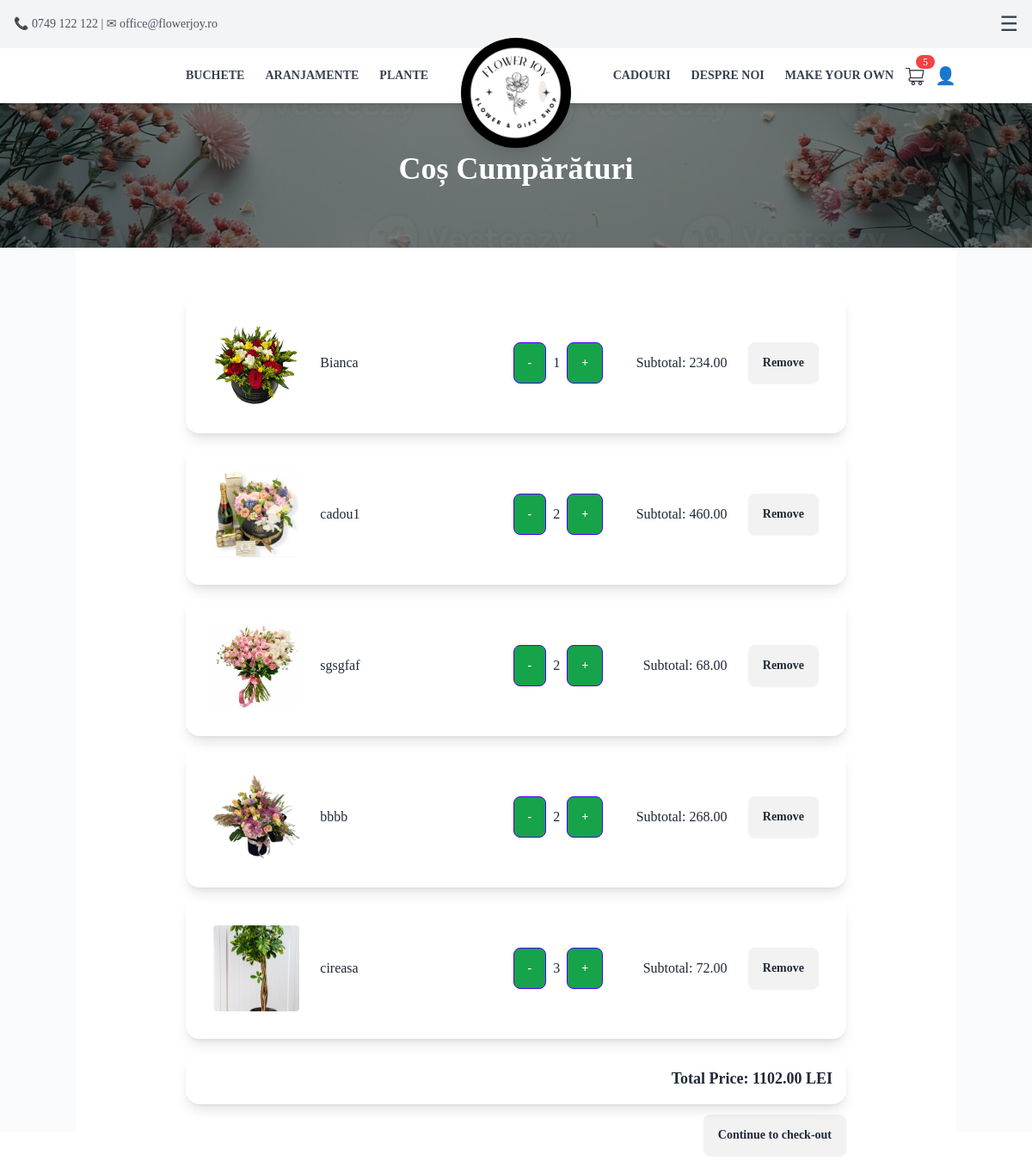
Page /cart/ on the committed database.
### App/models.py (models this page shows, shortened)
class CartItem(models.Model):
    user = models.ForeignKey(User, on_delete=models.CASCADE, null=True, blank=True)
    session_id = models.CharField(max_length=255, null=True, blank=True) # Store session ID for anonymous users
    product = models.ForeignKey(Product, on_delete=models.CASCADE)
    quantity = models.PositiveIntegerField(default=1)
    def total_price(self):
        return self.product.price * self.quantity

class Product(models.Model):
    name = models.CharField(max_length=100)
    description = models.TextField()
    category = models.CharField(max_length=100, default="General")
    price = models.DecimalField(max_digits=10, decimal_places=2)
    image = models.ImageField(upload_to="Pictures/")  # Stores images in 'media/Pictures/'
    created_at = models.DateTimeField(auto_now_add=True)

### App/views.py (the view)
# urls.py: path('cart/', cart_view, name='cart'),
def cart_view(request):
    if request.user.is_authenticated:
        cart_items = CartItem.objects.filter(user=request.user)
    else:
        session_id = request.session.session_key
        if not session_id:
            request.session.create()
            session_id = request.session.session_key
        cart_items = CartItem.objects.filter(session_id=session_id)
    total_price = sum(item.total_price() for item in cart_items)
    context = {
        'cart_items': cart_items,
        'total_price': total_price
    }
    return render(request, 'cart.html', context)

### App/templates/partials/cart.html (shortened to what this page needs)
{% extends 'base.html' %}
{% block content %}
<section class="relative w-full h-72 bg-cover bg-center" style="background-image: url('/static/bannerCart.jpg');">
    <div class="container mx-auto px-4 py-16 relative z-10 text-white">
        <h1 class="text-4xl font-bold text-center mt-28">Coș Cumpărături</h1>
    </div>
</section>
<div class="container mx-auto px-4 py-8 bg-white">
    {% if cart_items %}
    <div class="container mt-5 max-w-3xl mx-auto">
        {% for cart_item in cart_items %}
        <div id="cart-item-{{ cart_item.id }}" class="card mb-3 shadow-lg">
            <div hx-target="this" hx-swap="innerHTML">
                {% include 'partials/cart_item.html' with cart_item=cart_item %}
            </div>
        </div>
        {% endfor %}
        <div id="total-price-container" class="card shadow-lg p-4 mt-4 text-right">
            <p class="text-lg font-semibold">Total Price: <span id="total-price">{{ total_price }}</span> LEI</p>
        </div>
        <a href=" {% url 'checkout' %} " class="btn btn-warning b-sm mt-3 mb-5 float-right">Continue to check-out</a>
    {% endif %}
    </div>
</div>
{% endblock %}

### App/templates/base.html (shortened to what this page needs)
{% load static %}
<!DOCTYPE html>
<html lang="en">
<head>
    <link href="{% static 'output.css' %}" rel="stylesheet">
    <script src="https://cdn.tailwindcss.com"></script>
</head>
<body class="bg-gray-50 font-serif">
    {% include 'partials/navbar.html' %}
    {% block content %}
    {% endblock %}
</body>

### App/templates/partials/navbar.html (shortened to what this page needs)
<div id="top-bar" class="bg-gray-100 text-gray-600 text-sm py-3 px-4 flex justify-between items-center fixed top-0 left-0 w-full z-30 transition-all duration-300 ease-in-out">
    <div>📞 0749 122 122 | ✉ office@flowerjoy.ro</div>
    <div class="flex gap-3">
        <button class="text-gray-700 text-2xl" id="menu-toggle">☰</button>
    </div>
</div>
 <nav id="main-navbar" class="bg-white shadow-md fixed top-0 left-0 w-full z-40 transition-all duration-300 ease-in-out mt-14">
    <div class="container mx-auto flex justify-between items-center py-4 px-32 pr-0">
        <div class="hidden md:flex gap-6 uppercase text-sm font-semibold text-gray-700">
            <a href="{% url 'products_by_category' category='buchete' %}" class="hover:text-gray-900">Buchete</a>
            <a href="{% url 'products_by_category' category='aranjamente' %}" class="hover:text-gray-900">Aranjamente</a>
            <a href="{% url 'products_by_category' category='plante' %}" class="hover:text-gray-900">Plante</a>
        </div>
        <div id="logo" class="absolute left-1/2 transform -translate-x-1/2 top-4 z-50 transition-all duration-300 ease-in-out -translate-y-7">
            <a href="/" class="block w-32 h-32 bg-black rounded-full flex items-center justify-center shadow-lg">
                <img src="/static/Logo.png" alt="Flower Shop Logo" class="w-28 h-28 rounded-full object-cover transition-all duration-300 ease-in-out" id="logo-img">
            </a>
        </div>
        <div class="flex items-center">
            <div class="hidden md:flex gap-6 uppercase text-sm font-semibold text-gray-700">
                <a href="{% url 'products_by_category' category='cadouri' %}" class="hover:text-gray-900">Cadouri</a>
                <a href="#" class="hover:text-gray-900">Despre noi</a>
                <a href="#" class="hover:text-gray-900">Make your own</a>
            </div>
            <div class="flex items-center space-x-4 ml-2">
                <a href="/cart/" id="cart-btn" class="relative">
                    <img src="/static/cartIcon1.png" class="w-8 h-8">
                <span id="cart-count" class="absolute -top-2 -right-2 bg-red-500 text-white text-xs px-2 rounded-full">0</span></a>
            </div>
            <div class="flex items-center space-x-4 ml-2">
                {% if user.is_authenticated %}
                    <a href="{% url 'logout' %}" class="text-xl hover:text-gray-700">
                        <img src="/static/logout.png" class="h-7"> </a>
                    <span class="text-gray-700 text-sm"> {{ user.username }}</span>
                {% else %}
                    <a href="/login_page/" class="text-xl hover:text-gray-700"> 👤 </a>
                {% endif %}
            </div>
        </div>
    </div>
</nav>

### App/templates/partials/cart_item.html
<div class="card-body">
    <div class="flex justify-between items-center">
        <div class="center">
            <img src="{{ cart_item.product.image.url }}" class="img-fluid rounded" alt="{{ cart_item.product.name }}" style="width: 100px; height: 100px; object-fit: cover;">
        </div>
        <div class="center" style="flex: 1; max-width: 200px; text-align: left;">
            <p class="card-text truncate">{{ cart_item.product.name }}</p>
        </div>
        <div class="flex items-center space-x-2">
            <a href="{% url 'decrement_quantity' product_id=cart_item.product.id %}"
            class="btn btn-primary btn-sm center bg-green-600 text-white"
            hx-get="{% url 'decrement_quantity' product_id=cart_item.product.id %}"
               hx-target="#cart-item-{{ cart_item.id }} > div"
               hx-swap="innerHTML">-</a>
            <div class="center"><p class="card-text">{{ cart_item.quantity }}</p></div>
            <a href="{% url 'increment_quantity' product_id=cart_item.product.id %}"
            class="btn btn-primary btn-sm center bg-green-600 text-white"
            hx-get="{% url 'increment_quantity' product_id=cart_item.product.id %}"
               hx-target="#cart-item-{{ cart_item.id }} > div"
               hx-swap="innerHTML">+</a>
        </div>
        <div class="center" style="min-width: 120px; text-align: right;">
            <p class="card-text">Subtotal: {{ cart_item.total_price }}</p>
        </div>
        <div class="center">
            <a href="{% url 'remove_from_cart' product_id=cart_item.product.id %}"
               class="btn btn-danger btn-sm"
               hx-get="{% url 'remove_from_cart' product_id=cart_item.product.id %}"
               hx-target="#cart-item-{{ cart_item.id }}"
               hx-swap="innerHTML">Remove</a>
        </div>
    </div>
</div>

### rows in the picture
CartItem: product.image (picture), product.name "Bianca", quantity "1", total_price "234.00"
CartItem: product.image (picture), product.name "cadou1", quantity "2", total_price "460.00"
CartItem: product.image (picture), product.name "sgsgfaf", quantity "2", total_price "68.00"
CartItem: product.image (picture), product.name "bbbb", quantity "2", total_price "268.00"
CartItem: product.image (picture), product.name "cireasa", quantity "3", total_price "72.00"

### other values in the picture
{{ total_price }} "1102.00"
